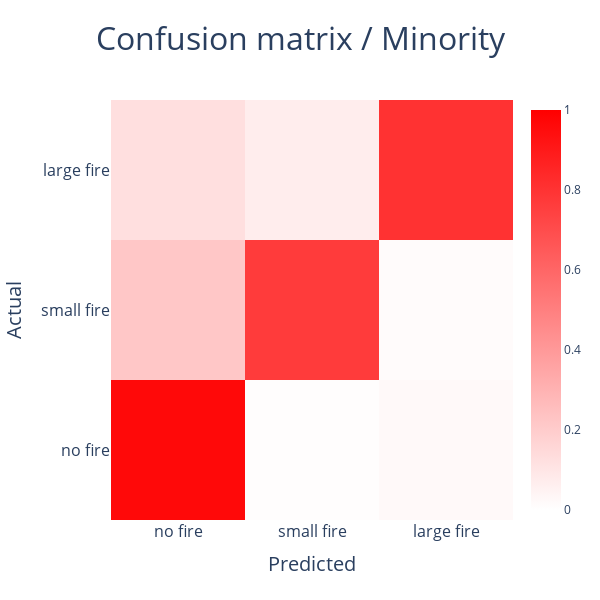

Notebook code cell kept with this figure:
### Markdown cell above
## SVC

### Code cell
from imblearn.over_sampling import RandomOverSampler
ros = RandomOverSampler(sampling_strategy = 'minority')
x_train_ros, y_train_ros = ros.fit_resample(x_train, y_train)

clf = svm.SVC(C = 1, kernel = 'rbf', gamma = 'auto', max_iter = int(5e4), cache_size = 1000)
clf.fit(x_train_ros, y_train_ros)

y_pred = clf.predict(x_test)

acu = metrics.accuracy_score(y_test, y_pred)
pre_class, r_class, f_class, sup = metrics.precision_recall_fscore_support(y_test, y_pred, average = 'weighted')

print("Acurracy: ", round(acu, 4)*100, '%')
print('Precision:', round(pre_class, 4)*100, '%')
print('Recall:', round(r_class, 4)*100, '%')
print('f1:', round(f_class, 4)*100, '%')


labels = ['no fire', 'small fire', 'large fire']
cm = metrics.confusion_matrix(y_test, y_pred, labels=labels)
cm_norm = cm.astype('float') / cm.sum(axis=1)[:, np.newaxis] # normalize confusion matrix
cm_norm
import plotly.graph_objects as go

fig = go.Figure(
    data=go.Heatmap(
        z=cm_norm,
        x=labels,
        y=labels,
        colorscale=[
            [0, 'white'],
            # [0.5, 'white'],
            [1, 'red']
        ],
        zmin=0,
        zmax=1
    ),
    layout=go.Layout(
        title={
            'text': 'Confusion matrix / Minority',
            'font': {'size': 32},
            'x': 0.5
        },
        yaxis_title={
            'font': {'size': 20},
            'text': 'Actual'
        },
        xaxis_title={
            'font': {'size': 20},
            'text': 'Predicted'
        },
        width=600,
        height=600
    )
)

fig.update_xaxes(tickfont=dict(size = 16))
fig.update_yaxes(tickfont=dict(size = 16))


fig.show()

### Figure 1 — Plotly figure (JSON) as saved in the notebook; plotly's stock layout.template omitted (floating-point values rounded to 4 significant figures)
{"data": [{"colorscale": [[0, "white"], [1, "red"]], "type": "heatmap", "x": ["no fire", "small fire", "large fire"], "y": ["no fire", "small fire", "large fire"], "z": [[0.9658, 0.00978, 0.02445], [0.218, 0.7669, 0.01504], [0.1262, 0.07009, 0.8037]], "zmax": 1, "zmin": 0}], "layout": {"height": 600, "title": {"font": {"size": 32}, "text": "Confusion matrix / Minority", "x": 0.5}, "width": 600, "xaxis": {"tickfont": {"size": 16}, "title": {"font": {"size": 20}, "text": "Predicted"}}, "yaxis": {"tickfont": {"size": 16}, "title": {"font": {"size": 20}, "text": "Actual"}}}}
